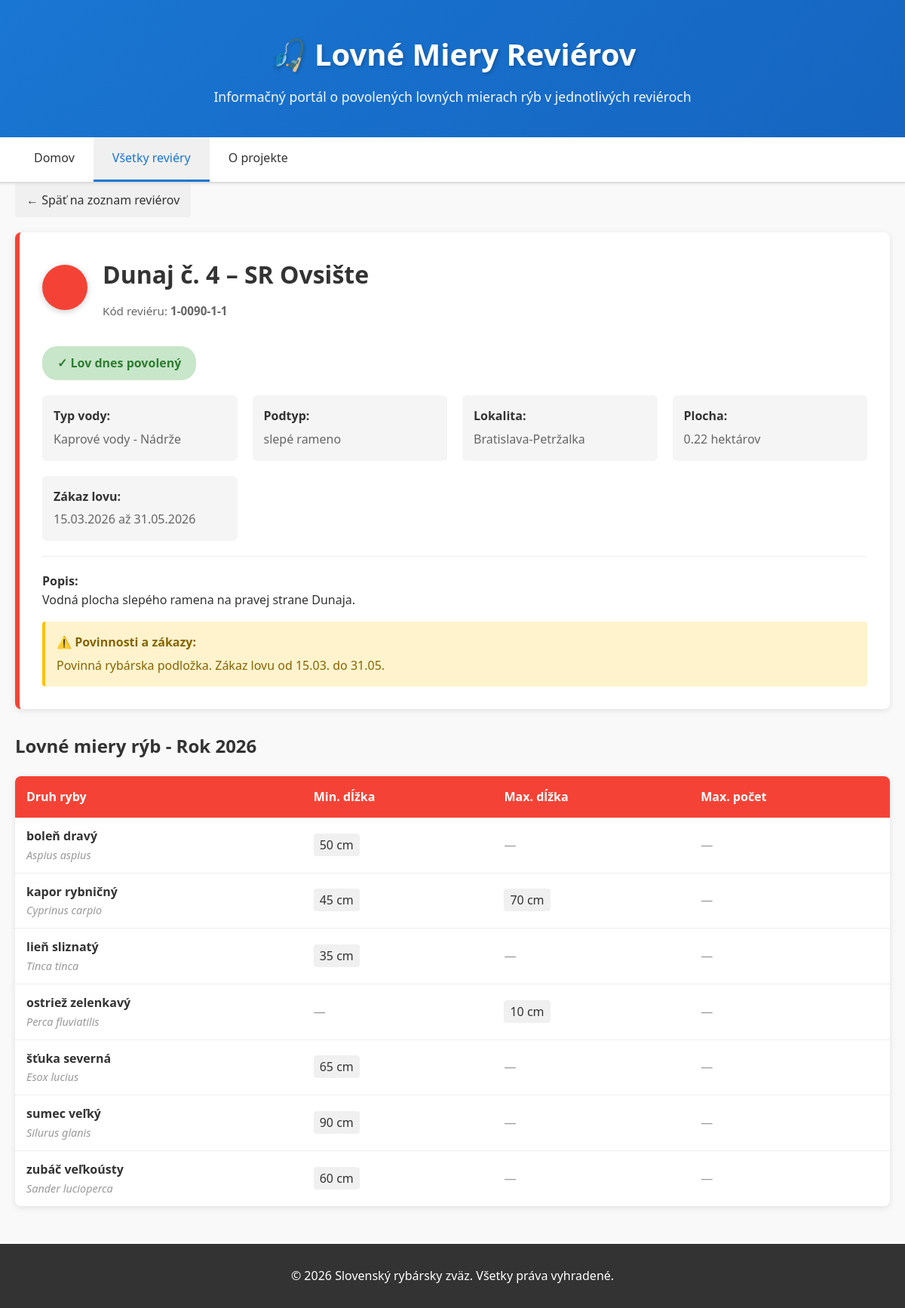
The page /detail.php?id=5 on the database its author committed.
### tables this page shows
CREATE TABLE IF NOT EXISTS `reviery` (
  `id` INT AUTO_INCREMENT PRIMARY KEY,
  `kod_revieru` VARCHAR(20) NOT NULL UNIQUE,
  `nazev` VARCHAR(255) NOT NULL,
  `typ_vody_id` INT NOT NULL,
  `podtyp` VARCHAR(100),
  `plocha_ha` DECIMAL(10,2),
  `lokalita` VARCHAR(255),
  `popis` TEXT,
  `poznamky` TEXT,
  `zakaz_od` DATE,
  `zakaz_do` DATE,
  `povinnosti` TEXT,
  `created_at` TIMESTAMP DEFAULT CURRENT_TIMESTAMP,
  `updated_at` TIMESTAMP DEFAULT CURRENT_TIMESTAMP ON UPDATE CURRENT_TIMESTAMP,
  FOREIGN KEY (`typ_vody_id`) REFERENCES `typy_vod`(`id`)
);

CREATE TABLE IF NOT EXISTS `typy_vod` (
  `id` INT PRIMARY KEY,
  `nazev` VARCHAR(100) NOT NULL,
  `farba` VARCHAR(20) NOT NULL,
  `popis` TEXT
);

CREATE TABLE IF NOT EXISTS `lovne_miere` (
  `id` INT AUTO_INCREMENT PRIMARY KEY,
  `reviera_id` INT NOT NULL,
  `druh_ryby_id` INT NOT NULL,
  `rok` INT NOT NULL,
  `min_dlzka_cm` INT,
  `max_dlzka_cm` INT,
  `max_pocet` INT,
  `poznanka` TEXT,
  `created_at` TIMESTAMP DEFAULT CURRENT_TIMESTAMP,
  FOREIGN KEY (`reviera_id`) REFERENCES `reviery`(`id`),
  FOREIGN KEY (`druh_ryby_id`) REFERENCES `druhy_ryb`(`id`),
  UNIQUE KEY `unique_miera` (`reviera_id`, `druh_ryby_id`, `rok`)
);

CREATE TABLE IF NOT EXISTS `druhy_ryb` (
  `id` INT AUTO_INCREMENT PRIMARY KEY,
  `nazev` VARCHAR(100) NOT NULL,
  `vedecky_nazev` VARCHAR(150),
  `popis` TEXT,
  `created_at` TIMESTAMP DEFAULT CURRENT_TIMESTAMP
);

### models/Reviery.php (called while the page is built, shortened)
<?php
class Reviery {
    private $conn;
    private $table = 'reviery';
    public function __construct($db) {
        $this->conn = $db;
    }
    public function getById($id) {
        $query = 'SELECT r.*, t.nazev as typ_nazev, t.farba, t.popis as typ_popis
                  FROM ' . $this->table . ' r
                  JOIN typy_vod t ON r.typ_vody_id = t.id
                  WHERE r.id = ?';
        $stmt = $this->conn->prepare($query);
        $stmt->execute([$id]);
        return $stmt->fetch(PDO::FETCH_ASSOC);
    }
    public function getLoveneMiery($reviera_id) {
        $query = 'SELECT lm.*, dr.nazev as druh_nazev, dr.vedecky_nazev
                  FROM lovne_miere lm
                  JOIN druhy_ryb dr ON lm.druh_ryby_id = dr.id
                  WHERE lm.reviera_id = ? AND lm.rok = YEAR(NOW())
                  ORDER BY dr.nazev';
        $stmt = $this->conn->prepare($query);
        $stmt->execute([$reviera_id]);
        return $stmt->fetchAll(PDO::FETCH_ASSOC);
    }
    public function isLovPovoleny($reviera_id) {
        $query = 'SELECT r.zakaz_od, r.zakaz_do FROM ' . $this->table . ' r WHERE r.id = ?';
        $stmt = $this->conn->prepare($query);
        $stmt->execute([$reviera_id]);
        $result = $stmt->fetch(PDO::FETCH_ASSOC);
        $today_num = intval(date('n') . date('d'));
        $zakaz_od = intval(substr($result['zakaz_od'], 5, 2) . substr($result['zakaz_od'], 8, 2));
        $zakaz_do = intval(substr($result['zakaz_do'], 5, 2) . substr($result['zakaz_do'], 8, 2));
        if ($zakaz_od <= $zakaz_do) {
            return !($today_num >= $zakaz_od && $today_num <= $zakaz_do);
        } else {
            return !($today_num >= $zakaz_od || $today_num <= $zakaz_do);
        }
    }
}
?>

### public/detail.php (the view, shortened to what this page needs)
<?php
require_once '../models/Reviery.php';
$db = new Database();
$conn = $db->connect();
$id = intval($_GET['id']);
$revieryModel = new Reviery($conn);
$reviera = $revieryModel->getById($id);
$loveneMiery = $revieryModel->getLoveneMiery($id);
$lovPovoleny = $revieryModel->isLovPovoleny($id);
?>
<!DOCTYPE html>
<html lang="sk">
<head>
    <link rel="stylesheet" href="css/style.css">
</head>
<body>
    <header>
        <div class="container">
            <h1>🎣 Lovné Miery Reviérov</h1>
            <p>Informačný portál o povolených lovných mierach rýb v jednotlivých reviéroch</p>
        </div>
    </header>
    <nav class="navbar">
        <div class="container">
            <ul>
                <li><a href="index.php">Domov</a></li>
                <li><a href="reviery.php" class="active">Všetky reviéry</a></li>
                <li><a href="o-nas.php">O projekte</a></li>
            </ul>
        </div>
    </nav>
    <main class="container">
        <a href="reviery.php" class="back-link">← Späť na zoznam reviérov</a>
        <div class="detail-header">
            <div class="detail-header-top">
                <div class="color-circle"></div>
                <div class="header-info">
                    <h1><?php echo htmlspecialchars($reviera['nazev']); ?></h1>
                    <div class="kod">Kód reviéru: <strong><?php echo htmlspecialchars($reviera['kod_revieru']); ?></strong></div>
                </div>
            </div>
            <?php if ($lovPovoleny): ?>
                <span class="status-badge status-povoleny">✓ Lov dnes povolený</span>
            <?php else: ?>
                <span class="status-badge status-zakaz">⚠️ Dnes zákaz lovu</span>
            <?php endif; ?>
            <div class="detail-info">
                <div class="info-block">
                    <strong>Typ vody:</strong>
                    <span><?php echo htmlspecialchars($reviera['typ_nazev']); ?></span>
                </div>
                <?php if ($reviera['podtyp']): ?>
                    <div class="info-block">
                        <strong>Podtyp:</strong>
                        <span><?php echo htmlspecialchars($reviera['podtyp']); ?></span>
                    </div>
                <?php endif; ?>
                <?php if ($reviera['lokalita']): ?>
                    <div class="info-block">
                        <strong>Lokalita:</strong>
                        <span><?php echo htmlspecialchars($reviera['lokalita']); ?></span>
                    </div>
                <?php endif; ?>
                <?php if ($reviera['plocha_ha']): ?>
                    <div class="info-block">
                        <strong>Plocha:</strong>
                        <span><?php echo htmlspecialchars($reviera['plocha_ha']); ?> hektárov</span>
                    </div>
                <?php endif; ?>
                <?php if ($reviera['zakaz_od'] && $reviera['zakaz_do']): ?>
                    <div class="info-block">
                        <strong>Zákaz lovu:</strong>
                        <span><?php echo date('d.m.Y', strtotime($reviera['zakaz_od'])); ?> až <?php echo date('d.m.Y', strtotime($reviera['zakaz_do'])); ?></span>
                    </div>
                <?php endif; ?>
            </div>
            <?php if ($reviera['popis']): ?>
                <div style="margin-top: 20px; padding-top: 20px; border-top: 1px solid #eee;">
                    <strong>Popis:</strong><br>
                    <p><?php echo htmlspecialchars($reviera['popis']); ?></p>
                </div>
            <?php endif; ?>
            <?php if ($reviera['povinnosti']): ?>
                <div style="margin-top: 15px; padding: 15px; background-color: #fff3cd; border-radius: 4px; border-left: 4px solid #ffc107;">
                    <strong style="color: #856404;">⚠️ Povinnosti a zákazy:</strong><br>
                    <p style="color: #856404; margin: 5px 0 0 0;"><?php echo htmlspecialchars($reviera['povinnosti']); ?></p>
                </div>
            <?php endif; ?>
        </div>
        <section>
            <h2 style="margin-bottom: 20px; color: #333;">Lovné miery rýb - Rok 2026</h2>
            <?php if (count($loveneMiery) > 0): ?>
                <table class="lovne-miery-table">
                    <thead>
                        <tr>
                            <th>Druh ryby</th>
                            <th>Min. dĺžka</th>
                            <th>Max. dĺžka</th>
                            <th>Max. počet</th>
                        </tr>
                    </thead>
                    <tbody>
                        <?php foreach ($loveneMiery as $miera): ?>
                            <tr>
                                <td>
                                    <div class="druh-nazev"><?php echo htmlspecialchars($miera['druh_nazev']); ?></div>
                                    <div class="vedecky-nazev"><?php echo htmlspecialchars($miera['vedecky_nazev']); ?></div>
                                </td>
                                <td>
                                    <?php if ($miera['min_dlzka_cm']): ?>
                                        <span class="limit-value"><?php echo intval($miera['min_dlzka_cm']); ?> cm</span>
                                    <?php else: ?>
                                        <span class="no-limit">—</span>
                                    <?php endif; ?>
                                </td>
                                <td>
                                    <?php if ($miera['max_dlzka_cm']): ?>
                                        <span class="limit-value"><?php echo intval($miera['max_dlzka_cm']); ?> cm</span>
                                    <?php else: ?>
                                        <span class="no-limit">—</span>
                                    <?php endif; ?>
                                </td>
                                <td>
                                    <?php if ($miera['max_pocet']): ?>
                                        <span class="limit-value"><?php echo intval($miera['max_pocet']); ?> ks</span>
                                    <?php else: ?>
                                        <span class="no-limit">—</span>
                                    <?php endif; ?>
                                </td>
                            </tr>
                        <?php endforeach; ?>
                    </tbody>
                </table>
            <?php else: ?>
                <div style="background: white; padding: 30px; text-align: center; border-radius: 8px; box-shadow: 0 2px 8px rgba(0,0,0,0.1);">
                    <p>Pre tento reviér nie sú definované lovné miery</p>
                </div>
            <?php endif; ?>
        </section>
    </main>
    <footer>
        <div class="container">
            <p>&copy; 2026 Slovenský rybársky zväz. Všetky práva vyhradené.</p>
        </div>
    </footer>
</body>
</html>

### public/css/style.css (style rules this page uses)
:root { --primary-color: #1976D2; --secondary-color: #f44336; --success-color: #4CAF50; --warning-color: #FFC107; --danger-color: #f44336; --light-bg: #f5f5f5; --border-color: #ddd; --text-color: #333; --text-light: #666; }
* { margin: 0; padding: 0; box-sizing: border-box; }
body { font-family: 'Segoe UI', Tahoma, Geneva, Verdana, sans-serif; color: var(--text-color); line-height: 1.6; background-color: #f9f9f9; }
.container { max-width: 1200px; margin: 0 auto; padding: 0 20px; }
header { background: linear-gradient(135deg, var(--primary-color) 0%, #1565C0 100%); color: white; padding: 40px 0; text-align: center; box-shadow: 0 2px 5px rgba(0,0,0,0.1); }
header h1 { font-size: 2.5em; margin-bottom: 10px; text-shadow: 2px 2px 4px rgba(0,0,0,0.2); }
header p { font-size: 1.1em; opacity: 0.95; }
.navbar { background-color: #fff; border-bottom: 2px solid var(--border-color); position: sticky; top: 0; z-index: 100; box-shadow: 0 2px 3px rgba(0,0,0,0.05); }
.navbar ul { list-style: none; display: flex; gap: 0; }
.navbar a { display: block; padding: 15px 25px; text-decoration: none; color: var(--text-color); border-bottom: 3px solid transparent; transition: all 0.3s ease; font-weight: 500; }
.navbar a:hover, .navbar a.active { border-bottom-color: var(--primary-color); background-color: #f0f0f0; color: var(--primary-color); }
main { padding: 40px 0; }
footer { background-color: #333; color: white; text-align: center; padding: 30px 0; margin-top: 50px; }
footer p { margin: 0; }

### rows shown on the page
reviery: nazev "Dunaj č. 4 – SR Ovsište", kod_revieru "1-0090-1-1", typ_vody.nazev "Kaprové vody - Nádrže", podtyp "slepé rameno", lokalita "Bratislava-Petržalka", plocha_ha "0.22", zakaz_od "15.03.2026", zakaz_do "31.05.2026", popis "Vodná plocha slepého ramena na pravej strane Dunaja.", povinnosti "Povinná rybárska podložka. Zákaz lovu od 15.03. do 31.05."
lovne_miere: druh_ryby.nazev "boleň dravý", druh_ryby.vedecky_nazev "Aspius aspius", min_dlzka_cm "50"
lovne_miere: druh_ryby.nazev "kapor rybničný", druh_ryby.vedecky_nazev "Cyprinus carpio", min_dlzka_cm "45", max_dlzka_cm "70"
lovne_miere: druh_ryby.nazev "lieň sliznatý", druh_ryby.vedecky_nazev "Tinca tinca", min_dlzka_cm "35"
lovne_miere: druh_ryby.nazev "ostriež zelenkavý", druh_ryby.vedecky_nazev "Perca fluviatilis", max_dlzka_cm "10"
lovne_miere: druh_ryby.nazev "šťuka severná", druh_ryby.vedecky_nazev "Esox lucius", min_dlzka_cm "65"
lovne_miere: druh_ryby.nazev "sumec veľký", druh_ryby.vedecky_nazev "Silurus glanis", min_dlzka_cm "90"
lovne_miere: druh_ryby.nazev "zubáč veľkoústy", druh_ryby.vedecky_nazev "Sander lucioperca", min_dlzka_cm "60"
